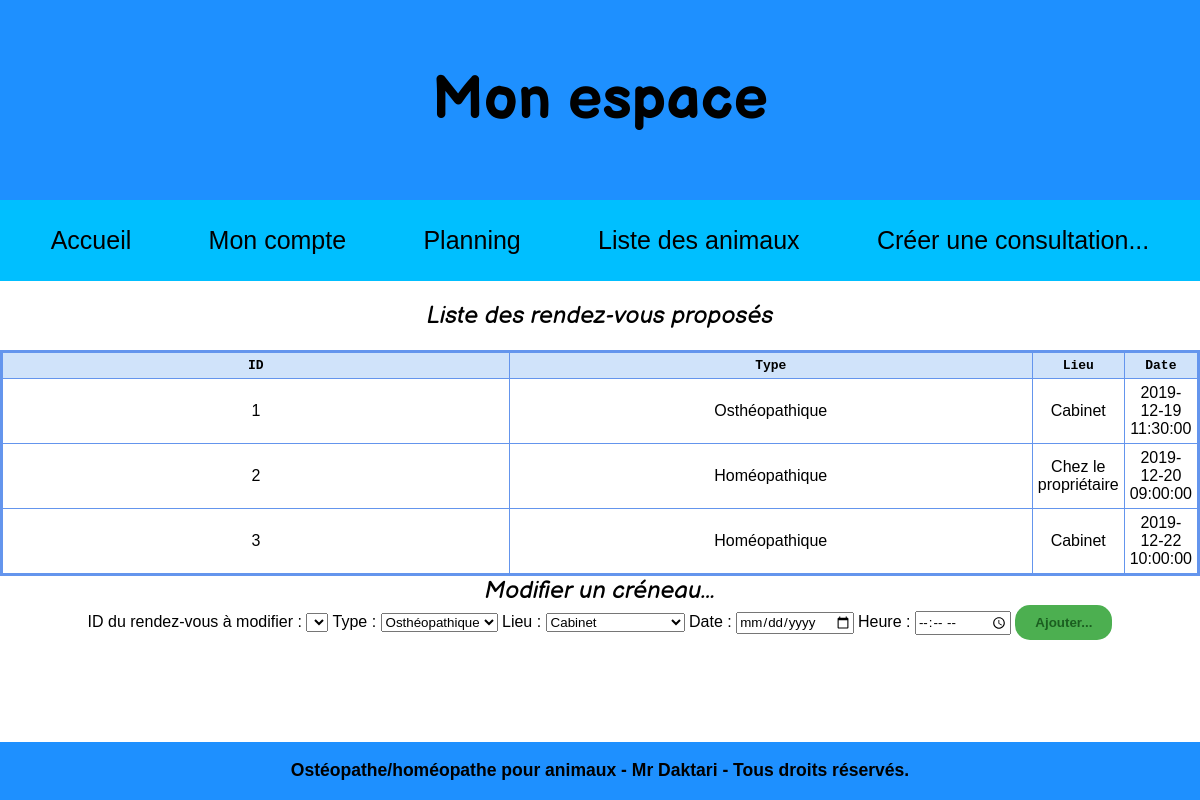
Page /planningAdmin.php (signed in) on the committed database.
### tables this page shows
CREATE TABLE `RENDEZ_VOUS` (
  `id` INT PRIMARY KEY NOT NULL AUTO_INCREMENT,
  `type` VARCHAR(20) NOT NULL,
  `lieu` VARCHAR(30) NOT NULL,
  `date` DATETIME NOT NULL,
  `id_particulier` INT NOT NULL,
  `id_animal` INT NOT NULL,
  FOREIGN KEY (`id_particulier`) REFERENCES `PARTICULIERS`(`id`) ON DELETE CASCADE,
  FOREIGN KEY (`id_animal`) REFERENCES `ANIMAUX_TRAITES`(`id`) ON DELETE CASCADE
);

### planningAdmin.php (the view, shortened to what this page needs)
<?php
include_once('connexion.php');
$query = $dbh->query("SELECT * FROM RENDEZ_VOUS");
?>
<!DOCTYPE html>
<html>
<head>
    <link rel="stylesheet" type="text/css" href="styles/global.css">
    <link rel="stylesheet" type="text/css" href="styles/planningAdmin.css">
</head>
<body>
    <?php include_once('includes/menuAdmin.php') ?>
    <main>
        <div class="rdv">
            <h2>Liste des rendez-vous proposés</h2>
            <table>
                <tr>
                    <th colspan="1">ID</th>
                    <th colspan="1">Type</th>
                    <th colspan="1">Lieu</th>
                    <th colspan="3">Date</th>
                </tr>
                <?php while ($ligne_rdv = $query->fetch()) { ?>
                    <tr>
                        <td colspan="1"><?php echo $ligne_rdv['id'] ?></td>
                        <td colspan="1"><?php echo $ligne_rdv['type'] ?></td>
                        <td colspan="1"><?php echo $ligne_rdv['lieu'] ?></td>
                        <td colspan="3"><?php echo $ligne_rdv['date'] ?></td>
                    </tr>
                <?php } ?>
            </table>
            <h2>Modifier un créneau...</h2>
            <form id="modifierRdv" action="planningAdmin.php" method="post">
                <label type="id">ID du rendez-vous à modifier :</label>
                <select name='id'>
                </select>
                <label for="type">Type :</label>
                <select name="type">
                    <option>Osthéopathique</option>
                </select>
                <label for="lieu">Lieu :</label>
                <select name="lieu">
                    <option>Cabinet</option>
                </select>
                <label for="date">Date :</label>
                <input type='date' name='date' />
                <label for="heure">Heure :</label>
                <input type='time' name='heure' />
                <input class='button success' type='submit' name='ajouter' value='Ajouter...' /></input>
            </form>
    </main>
</body>
</html>

### styles/global.css (style rules this page uses)
* { box-sizing: border-box; font-family: "Dyno", "Cycle", Arial, sans-serif; }
h1, h2 { font-family: "Balsamiq Sans", "Dyno", Arial, sans-serif; float: middle; margin-left: auto; margin-right: auto; }
h1 { font-style: normal; font-weight: bold; }
h2 { font-style: italic; font-weight: normal; margin: auto; }
html, body { margin: 0; background-color: white; display: flex; flex-direction: column; height: 100%; }
main { flex: 1 0 auto; }
header { padding: 2%; font-size: 30px; text-align: center; background-color: #1E90FF; color: black; }
footer { padding: 1px; font-size: 15px; text-align: center; background-color: #1E90FF; color: black; display: center; }
table { border: medium solid #6495ed; border-collapse: collapse; }
th { font-family: monospace; border: thin solid #6495ed; width: 50%; padding: 5px; background-color: #D0E3FA; }
td { font-family: sans-serif; border: thin solid #6495ed; width: 50%; padding: 5px; text-align: center; background-color: #ffffff; }
.button { background-color: #2196f3; border-radius: 15px; color: #ffffff; font-weight: bold; padding: 10px 20px; text-align: center; text-decoration: none; }
input.button { border: none; cursor: pointer; }
.button.success { background-color: #4caf50; }
.error, .success { font-weight: 700; text-align: center; }
.success { color: #1b5e20; }

### styles/planningAdmin.css (style rules this page uses)
.rdv { display: flex; flex-direction: column; align-items: center; justify-content: center; }
.rdv { margin-top: 20px; text-align: center; }
.rdv table { margin-top: 20px; }

### rows in the picture
rendez_vous: id "1", type "Osthéopathique", lieu "Cabinet", date "2019-12-19 11:30:00"
rendez_vous: id "2", type "Homéopathique", lieu "Chez le propriétaire", date "2019-12-20 09:00:00"
rendez_vous: id "3", type "Homéopathique", lieu "Cabinet", date "2019-12-22 10:00:00"
